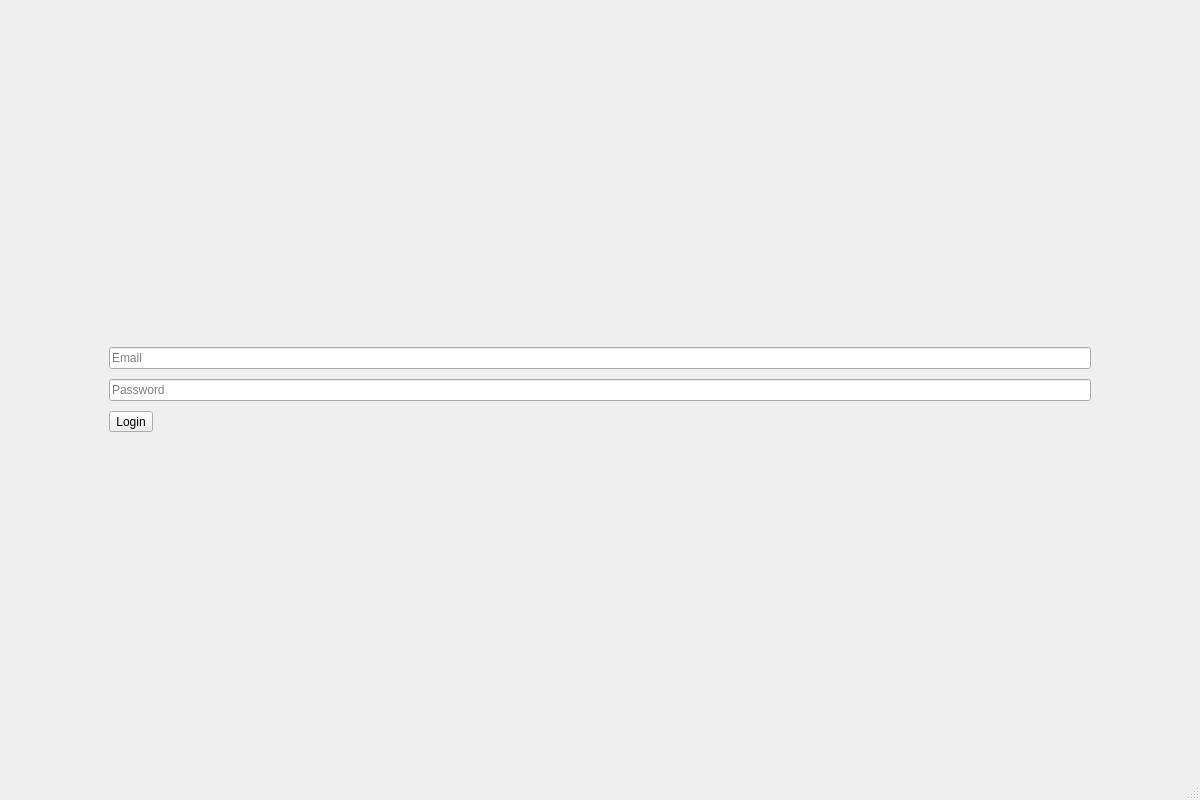
<?xml version="1.0" encoding="UTF-8"?>
<ui version="4.0">
 <class>MainWindow</class>
 <widget class="QMainWindow" name="MainWindow">
  <property name="geometry">
   <rect>
    <x>0</x>
    <y>0</y>
    <width>1200</width>
    <height>800</height>
   </rect>
  </property>
  <property name="windowTitle">
   <string>MainWindow</string>
  </property>
  <widget class="QWidget" name="centralwidget">
   <property name="styleSheet">
    <string notr="true"/>
   </property>
   <layout class="QVBoxLayout" name="verticalLayout_2">
    <item>
     <layout class="QVBoxLayout" name="verticalLayout">
      <property name="spacing">
       <number>10</number>
      </property>
      <property name="sizeConstraint">
       <enum>QLayout::SetDefaultConstraint</enum>
      </property>
      <property name="leftMargin">
       <number>100</number>
      </property>
      <property name="topMargin">
       <number>0</number>
      </property>
      <property name="rightMargin">
       <number>100</number>
      </property>
      <property name="bottomMargin">
       <number>0</number>
      </property>
      <item>
       <spacer name="verticalSpacer_2">
        <property name="orientation">
         <enum>Qt::Vertical</enum>
        </property>
        <property name="sizeHint" stdset="0">
         <size>
          <width>20</width>
          <height>40</height>
         </size>
        </property>
       </spacer>
      </item>
      <item>
       <widget class="QLineEdit" name="lineEdit">
        <property name="placeholderText">
         <string>Email</string>
        </property>
       </widget>
      </item>
      <item>
       <widget class="QLineEdit" name="lineEdit_2">
        <property name="echoMode">
         <enum>QLineEdit::Password</enum>
        </property>
        <property name="placeholderText">
         <string>Password</string>
        </property>
        <property name="clearButtonEnabled">
         <bool>false</bool>
        </property>
       </widget>
      </item>
      <item>
       <widget class="QToolButton" name="toolButton">
        <property name="layoutDirection">
         <enum>Qt::LeftToRight</enum>
        </property>
        <property name="text">
         <string>Login</string>
        </property>
        <property name="toolButtonStyle">
         <enum>Qt::ToolButtonTextOnly</enum>
        </property>
       </widget>
      </item>
      <item>
       <spacer name="verticalSpacer">
        <property name="orientation">
         <enum>Qt::Vertical</enum>
        </property>
        <property name="sizeHint" stdset="0">
         <size>
          <width>20</width>
          <height>40</height>
         </size>
        </property>
       </spacer>
      </item>
     </layout>
    </item>
   </layout>
  </widget>
  <widget class="QMenuBar" name="menubar">
   <property name="geometry">
    <rect>
     <x>0</x>
     <y>0</y>
     <width>1200</width>
     <height>21</height>
    </rect>
   </property>
  </widget>
  <widget class="QStatusBar" name="statusbar"/>
 </widget>
 <resources/>
 <connections/>
</ui>
